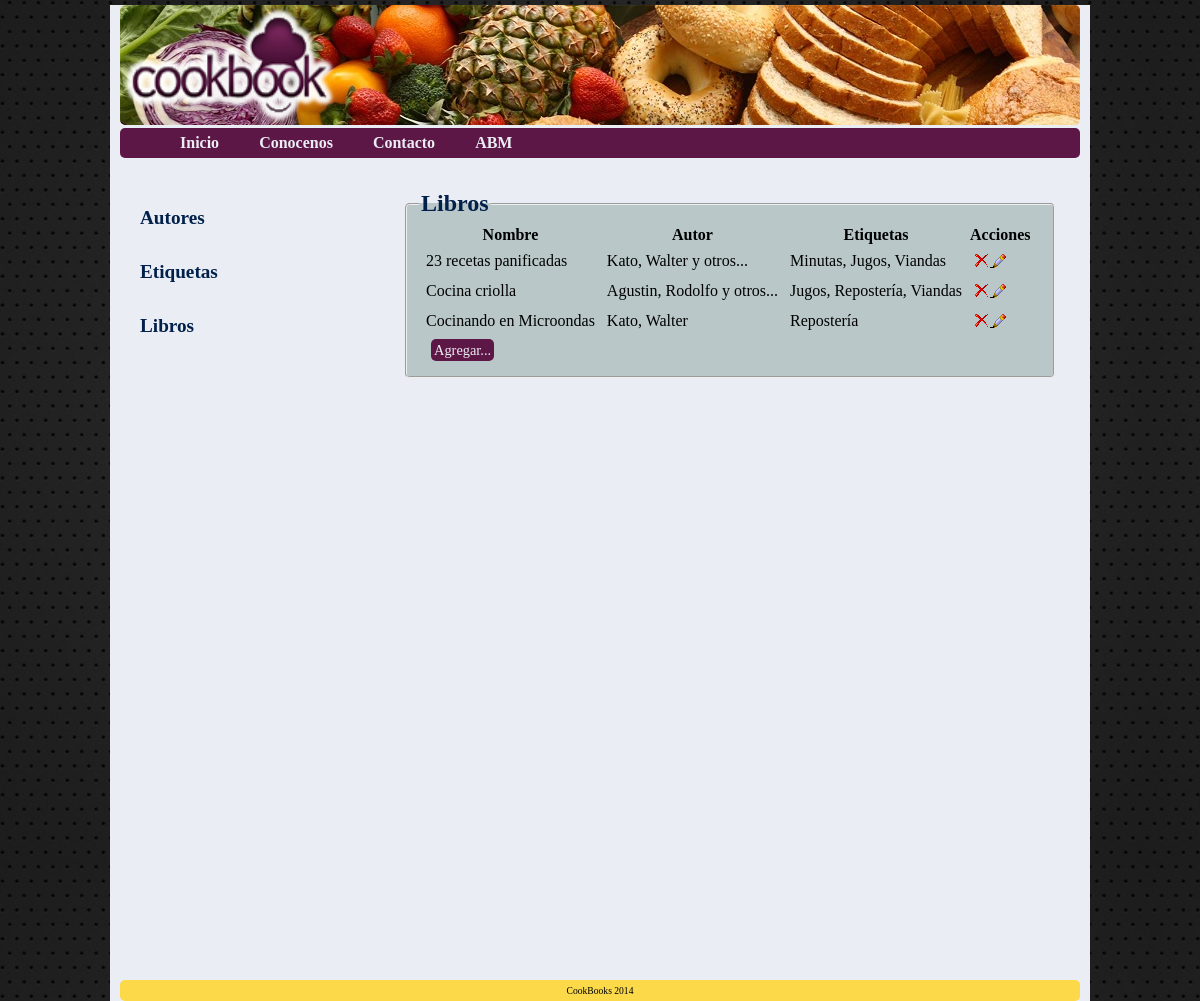
The app's page /CookBook/abm.php?abm=Libro, older data.
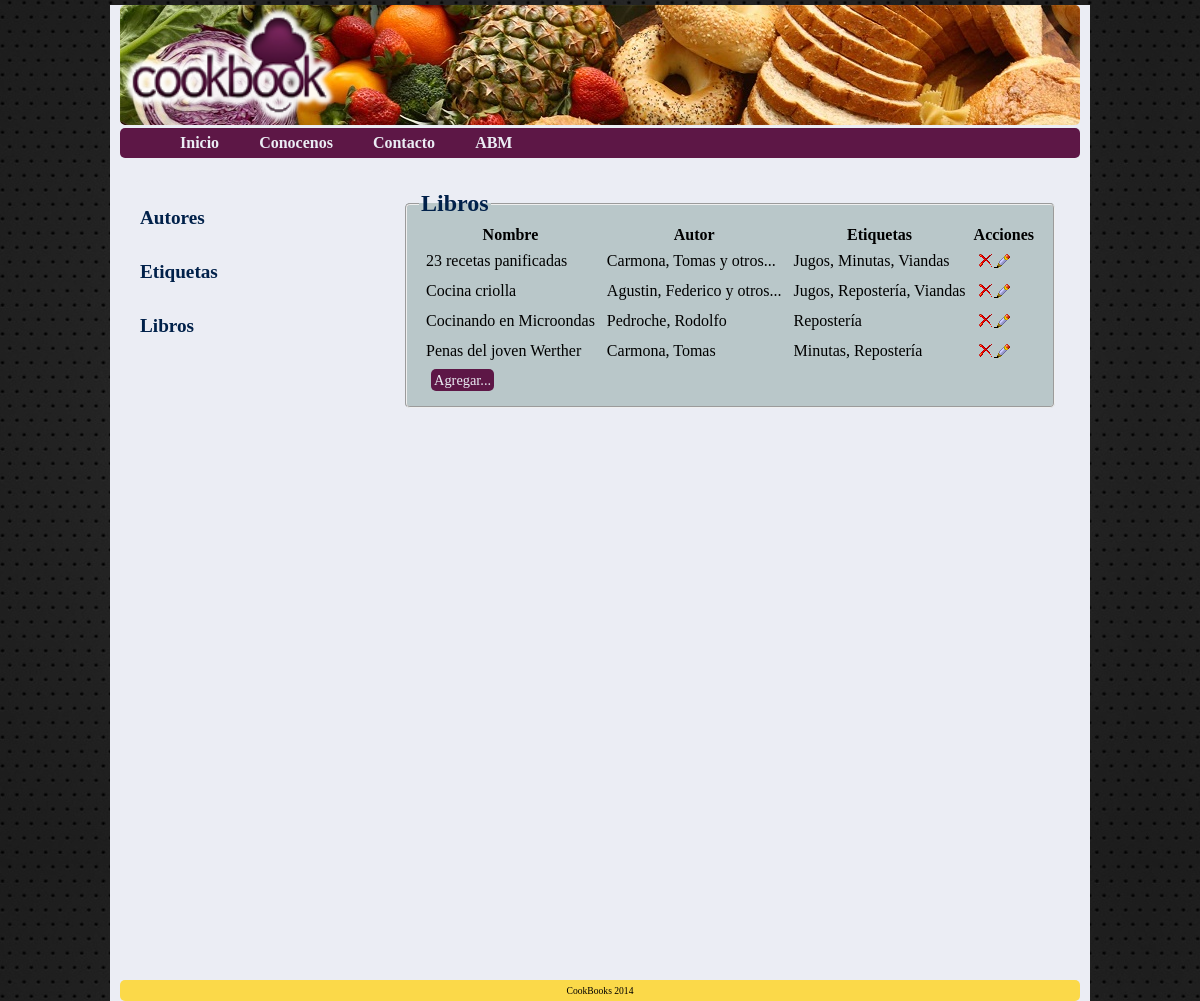
The same page, newer data.
### tables this page shows
CREATE TABLE IF NOT EXISTS `libro` (
  `idLibro` int(11) NOT NULL AUTO_INCREMENT,
  `isbn` varchar(13) NOT NULL,
  `stock` int(11) NOT NULL,
  `stockMinimo` int(11) NOT NULL,
  `img` varchar(50) DEFAULT NULL,
  `origen` varchar(20) NOT NULL,
  `nombre` varchar(50) NOT NULL,
  `resumen` text NOT NULL,
  `idioma` varchar(20) NOT NULL,
  `precio` double NOT NULL,
  `cantPaginas` int(11) NOT NULL,
  PRIMARY KEY (`idLibro`),
  UNIQUE KEY `isbn` (`isbn`)
);

CREATE TABLE IF NOT EXISTS `autor` (
  `idAutor` int(11) NOT NULL AUTO_INCREMENT,
  `nombre` varchar(20) NOT NULL,
  `apellido` varchar(20) NOT NULL,
  `mail` varchar(30) DEFAULT NULL,
  PRIMARY KEY (`idAutor`)
);

### CookBook/abm.php (the view, shortened to what this page needs)
<html>
<head>
	<link href="css/style.css" type="text/css" rel="stylesheet">
</head>
<body>
	<div id="page">
		<div id="header">
			<div id="page-header">
				<div class=logo><a href="index.php"><img src="img/Imagen1.png" height=100% alt="logo" border="0px"></a></div>
			</div>
			<div id="header-menu">
				<ul id="navegacion">
					<li>
						<a href="index.php">Inicio</a>
					</li>
					<li>
						<a href="aboutUs.php">Conocenos</a>
					</li>
					<li>
						<a href="contacto.php">Contacto</a>
					</li>
					<li>
						<a href="abm.php">ABM</a>
					</li>
				</ul>
			</div>
		</div>
				<div id="content">
			<div id="left-bar">
				<?php
				 		echo '<h5><a href="abm.php?abm=Autor">Autores</a></h5>
						<h5><a href="abm.php?abm=Etiqueta">Etiquetas</a></h5>
					 	<h5><a href="abm.php?abm=Libro">Libros</a></h5>';
					?>
			</div>
			<div id="main-content">
				<?php
					if(isset($_GET["abm"])){
						echo '<fieldset style="margin:auto; width">';
						$abm=$_GET["abm"];
						if($abm=='Autor'){
							echo '<legend>'.$abm.'es </legend>';
						}else{
							echo '<legend>'.$abm.'s </legend>';
						}
						$tabla=$abm;
						$id='id'.$abm;
						switch($abm){
							case 'Libro':
							$sql = "SELECT * FROM `$tabla` order by `nombre`";
							break;
						}
						$query = mysql_query($sql);
						echo '<table>';
						echo '<tr><th>';
						if($abm=='Libro'){
							echo 'Nombre</th><th>Autor</th><th>Etiquetas';
						}
						echo'</th><th>Acciones</th></tr>';
						while ($row  = mysql_fetch_assoc($query)) {
							switch($abm){
								case 'Libro':
								$a= $row["nombre"];
								$b= $row[$id];
								$sql= "SELECT apellido, nombre FROM `autor` WHERE `idAutor` in (SELECT idAutor FROM `libroautor` WHERE `idLibro`=$b)";
								$queryautor= mysql_query($sql);
								$cantAutores = mysql_num_rows($queryautor);
								$autor = mysql_fetch_assoc($queryautor);
								$c= $autor["apellido"].', '.$autor["nombre"];
								echo "<tr><td>$a</td>";
								echo "<td>$c";
								if ($cantAutores > 1){
									echo " y otros...";
								}
								echo "</td>";
								$sql= "SELECT etiqueta FROM `etiqueta` WHERE `idEtiqueta` in (SELECT idEtiqueta FROM `libroetiqueta` WHERE `idLibro`=$b)";
								$queryetiqueta= mysql_query($sql);
								$d='';
								while($etiqueta = mysql_fetch_array($queryetiqueta)){
									if($d!=''){
										$d=$d.', ';
									}
									$d = $d.$etiqueta["etiqueta"];
								}
								echo "<td>$d</td>";
							}
							$b = $row["$id"];
							echo '<td><a onclick="if(!confirm(';
							echo " 'Desea borrar el elemento?' ";
							echo '))return false"; href="php/bajas.php?abm='.$abm.'&id='.$b.'"><img src="img/eliminar.png" title="Eliminar" /></a>';
							echo '<a href="php/formabm.php?abm='.$abm.'&id='.$b.'&nombre='.$a;
							if($abm=='Autor'){
								echo '&apellido='.$c;
							}
							echo '"><img src="img/editar.png" title="Editar"/></a>';
						}
						echo "<tr><td><span ><a id='agregar' href=\"php/formabm.php?abm=$abm";
						echo "\">Agregar... </span></td></tr></table>";
					}
					echo '</fieldset>';
			?>
			</div>
		</div>
		<div id="footer">CookBooks 2014</div>
	</div>
</body>
</html>

### CookBook/css/style.css (style rules this page uses)
body { font-family:"verdana"; background:url('../img/fondo.jpg') repeat; margin:0; padding:0; border-style:none; border-width:0px; }
img { border-style:none; border-width:0px; }
a { border-style:none; border-width:0px; }
td { padding:5px; }
fieldset { background-color:#B9C7C9; border-radius:5px; }
legend { font-size:1.5em; font-weight:bold; color:#01214A; }
#page { width:960px; height:auto; margin:0 auto; background-color: #EBEDF4; padding:0 10px; border-style:none; border-width:0px; }
#header { margin:5px auto; width:100%; height:150px; }
#page-header { margin-bottom:2.5px; width:100%; height:80%; background:url('../img/header.jpg'); border-radius:5px; }
.logo { text-align:left; float:left; padding-right:0px; border-style:none; border-width:0px; }
#page-header a:link { color:#EBEDF4; text-decoration:none; }
#header-menu { width:100%; height:20%; background-color:#5D1746; padding:auto; border-radius:5px; }
ul { list-style-type:none; margin:auto; border-style:none; border-width:0px; }
#navegacion li { float:left;padding-top:6px; height:100%; font-weight:bold; }
#navegacion li a { height:18px; }
#navegacion li a:link { color:#EBEDF4;background-color:#5D1746;text-decoration:none;padding:6px 20px; }
#content { background-color:transparent; margin:5px; width:100%; height:100%; padding-top: 15px; }
#left-bar { width:250px; height:100%; float:left; margin-left:15px; }
#main-content { width:650px; height:auto; margin:0; float:left; padding:15px; background-color:transparent; border-radius:5px; }
#footer { font-size:0.6em; background-color:#FBD949; width:auto; height:auto; clear:both; padding:5px 0; bottom:0px; text-align:center; border-radius:5px; }
h5 { font-size:1.2em; font-weight:bold; }
h5 a:link { color:#01214A;background-color:#EBEDF4;text-decoration:none; }
#agregar { font-size:0.9em; margin:5px 5px }
#agregar:link { color:#EBEDF4;background-color:#5D1746;border-radius:5px;text-decoration:none;padding:3px }

Row changes from the older to the newer data that the page shows:
changed libro "23 recetas panificadas": autor.apellido+nombre "Kato, Walter" → "Carmona, Tomas"; d "Minutas, Jugos, Viandas" → "Jugos, Minutas, Viandas"
changed libro "Cocina criolla": autor.apellido+nombre "Agustin, Rodolfo" → "Agustin, Federico"
changed libro "Cocinando en Microondas": autor.apellido+nombre "Kato, Walter" → "Pedroche, Rodolfo"
added libro: nombre "Penas del joven Werther", autor.apellido+nombre "Carmona, Tomas", d "Minutas, Repostería"
